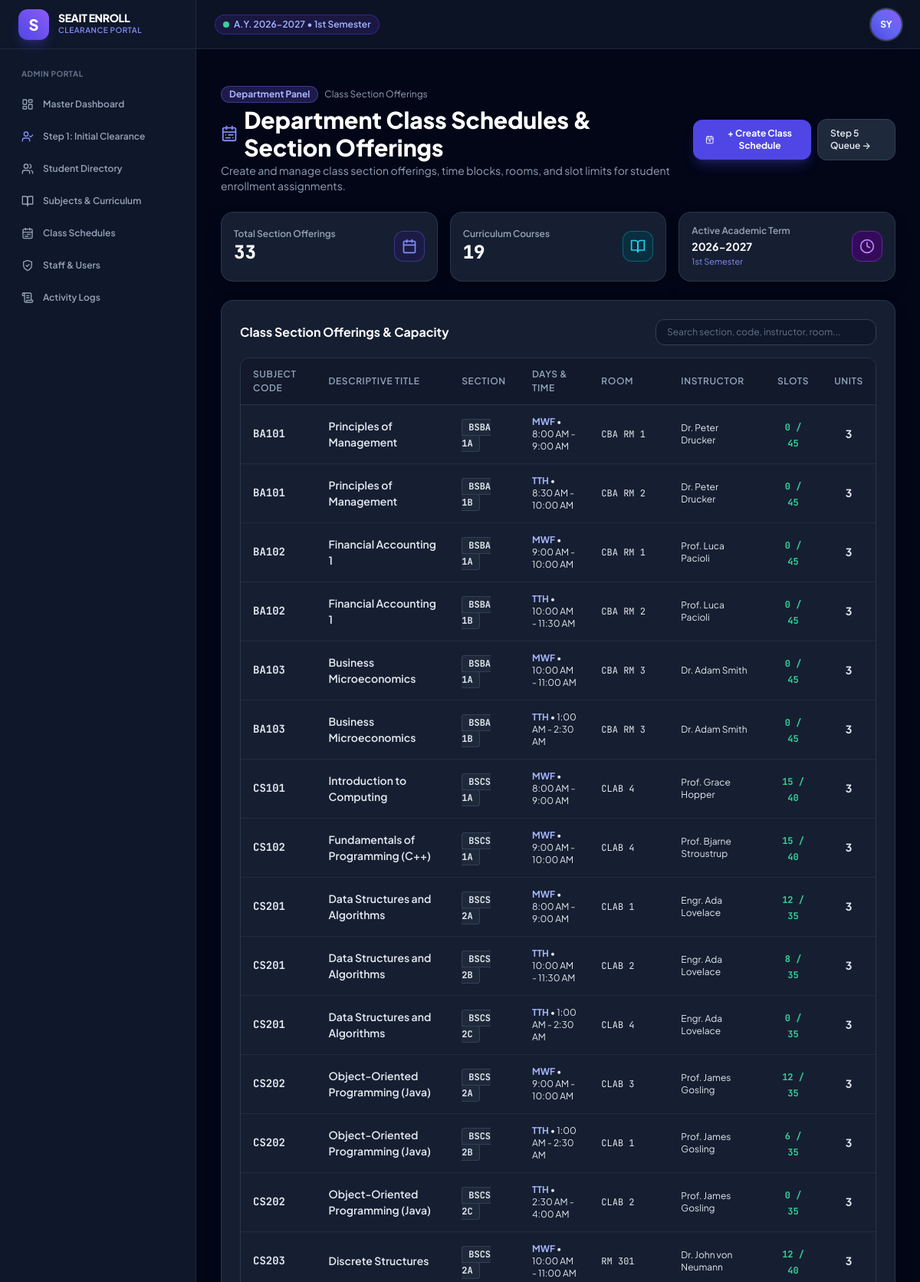
/modules/department/schedules.php (signed in, upper part), run on the app's committed database.
### tables this page shows
CREATE TABLE `academic_terms` (
    `id` INT NOT NULL AUTO_INCREMENT PRIMARY KEY,
    `academic_year` VARCHAR(20) NOT NULL,
    `semester` VARCHAR(20) NOT NULL,
    `is_active` TINYINT(1) DEFAULT 0,
    `created_at` TIMESTAMP DEFAULT CURRENT_TIMESTAMP
);

CREATE TABLE `schedules` (
    `id` INT NOT NULL AUTO_INCREMENT PRIMARY KEY,
    `academic_term_id` INT NOT NULL,
    `subject_id` INT NOT NULL,
    `section` VARCHAR(30) NOT NULL,
    `days` VARCHAR(20) NOT NULL,
    `time_start` TIME NOT NULL,
    `time_end` TIME NOT NULL,
    `room` VARCHAR(50) NOT NULL,
    `instructor` VARCHAR(100) NOT NULL,
    `max_slots` INT DEFAULT 40,
    `enrolled_slots` INT DEFAULT 0,
    `created_at` TIMESTAMP DEFAULT CURRENT_TIMESTAMP
);

CREATE TABLE `subjects` (
    `id` INT NOT NULL AUTO_INCREMENT PRIMARY KEY,
    `program_id` INT NOT NULL,
    `code` VARCHAR(20) NOT NULL,
    `title` VARCHAR(150) NOT NULL,
    `lecture_units` INT DEFAULT 3,
    `lab_units` INT DEFAULT 0,
    `total_units` INT DEFAULT 3,
    `tuition_rate_per_unit` DECIMAL(10,2) DEFAULT 450.00,
    `lab_fee` DECIMAL(10,2) DEFAULT 0.00,
    `prerequisites` VARCHAR(100) DEFAULT 'None',
    `year_level` INT NOT NULL,
    `semester` VARCHAR(20) NOT NULL,
    `created_at` TIMESTAMP DEFAULT CURRENT_TIMESTAMP
);

### config/functions.php (called while the page is built, shortened)
<?php
function url($path = '') {
    return BASE_URL . ltrim($path, '/');
}
function is_logged_in() {
    return isset($_SESSION['user_id']) && !empty($_SESSION['user_id']);
}
function current_user() {
    return [
        'id'            => $_SESSION['user_id'] ?? null,
        'username'      => $_SESSION['username'] ?? '',
        'email'         => $_SESSION['email'] ?? '',
        'role'          => $_SESSION['role'] ?? '',
        'full_name'     => $_SESSION['full_name'] ?? '',
        'department_id' => $_SESSION['department_id'] ?? null,
        'student_id'    => $_SESSION['student_id'] ?? null,
        'student_no'    => $_SESSION['student_no'] ?? null,
        'program_id'    => $_SESSION['program_id'] ?? null,
        'program_code'  => $_SESSION['program_code'] ?? null,
    ];
}
function get_active_term() {
    $db = getDB();
    $stmt = $db->query("SELECT * FROM academic_terms WHERE is_active = 1 LIMIT 1");
    $term = $stmt->fetch();
    return $term;
}

### modules/department/schedules.php (the view, shortened to what this page needs)
<?php
require_once __DIR__ . '/../../config/functions.php';
$active_term = get_active_term();
$db = getDB();
$query_sub = "SELECT s.*, p.code as program_code, p.name as program_name
              FROM subjects s
              JOIN programs p ON s.program_id = p.id ";
$params_sub = [];
$query_sub .= " ORDER BY p.code, s.year_level, s.code";
$stmt_sub = $db->prepare($query_sub);
$stmt_sub->execute($params_sub);
$subjects = $stmt_sub->fetchAll();
$query_sch = "SELECT sch.*, sub.code, sub.title, sub.total_units, p.code as program_code
              FROM schedules sch
              JOIN subjects sub ON sch.subject_id = sub.id
              JOIN programs p ON sub.program_id = p.id
              WHERE sch.academic_term_id = ? ";
$params_sch = [$active_term['id']];
$query_sch .= " ORDER BY sub.code, sch.section";
$stmt_sch = $db->prepare($query_sch);
$stmt_sch->execute($params_sch);
$schedules = $stmt_sch->fetchAll();
include __DIR__ . '/../../includes/header.php';
?>
<div class="space-y-6 max-w-7xl mx-auto">
    <div class="flex flex-col sm:flex-row sm:items-center justify-between gap-4">
        <div>
            <div class="flex items-center gap-2">
                <span class="px-2.5 py-0.5 rounded-full text-xs font-bold bg-indigo-950 text-indigo-300 border border-indigo-500/40">
                    Department Panel
                </span>
                <span class="text-xs text-slate-400">Class Section Offerings</span>
            </div>
            <h1 class="text-2xl sm:text-3xl font-extrabold text-white mt-1 flex items-center gap-2">
                <i data-lucide="calendar-range" class="w-7 h-7 text-indigo-400"></i>
                Department Class Schedules & Section Offerings
            </h1>
            <p class="text-xs sm:text-sm text-slate-400 mt-0.5">
                Create and manage class section offerings, time blocks, rooms, and slot limits for student enrollment assignments.
            </p>
        </div>
        <div class="flex items-center gap-2">
            <button onclick="openModal('add-sched-modal')" class="px-4 py-2.5 bg-indigo-600 hover:bg-indigo-500 text-white text-xs font-bold rounded-xl shadow-lg shadow-indigo-600/30 flex items-center gap-2 transition-all">
                <i data-lucide="calendar-plus" class="w-4 h-4"></i>
                + Create Class Schedule
            </button>
            <a href="<?= url('modules/department/schedule_queue.php') ?>" class="px-4 py-2.5 bg-slate-800 hover:bg-slate-700 text-slate-200 text-xs font-semibold rounded-xl border border-slate-700 flex items-center gap-2 transition-all">
                Step 5 Queue &rarr;
            </a>
        </div>
    </div>
    <div class="grid grid-cols-1 sm:grid-cols-3 gap-4">
        <div class="glass-card p-4 flex items-center justify-between">
            <div>
                <span class="text-xs text-slate-400 font-semibold block">Total Section Offerings</span>
                <span class="text-2xl font-extrabold text-white font-mono"><?= count($schedules) ?></span>
            </div>
            <div class="w-10 h-10 rounded-xl bg-indigo-950/80 border border-indigo-500/40 text-indigo-400 flex items-center justify-center">
                <i data-lucide="calendar" class="w-5 h-5"></i>
            </div>
        </div>
        <div class="glass-card p-4 flex items-center justify-between">
            <div>
                <span class="text-xs text-slate-400 font-semibold block">Curriculum Courses</span>
                <span class="text-2xl font-extrabold text-white font-mono"><?= count($subjects) ?></span>
            </div>
            <div class="w-10 h-10 rounded-xl bg-cyan-950/80 border border-cyan-500/40 text-cyan-400 flex items-center justify-center">
                <i data-lucide="book-open" class="w-5 h-5"></i>
            </div>
        </div>
        <div class="glass-card p-4 flex items-center justify-between">
            <div>
                <span class="text-xs text-slate-400 font-semibold block">Active Academic Term</span>
                <span class="text-sm font-bold text-white"><?= htmlspecialchars($active_term['academic_year']) ?></span>
                <div class="text-[11px] text-indigo-400"><?= htmlspecialchars($active_term['semester']) ?></div>
            </div>
            <div class="w-10 h-10 rounded-xl bg-purple-950/80 border border-purple-800 text-purple-400 flex items-center justify-center">
                <i data-lucide="clock" class="w-5 h-5"></i>
            </div>
        </div>
    </div>
    <div class="glass-card p-6 space-y-4">
        <div class="flex flex-col sm:flex-row sm:items-center justify-between gap-4">
            <h2 class="text-base font-bold text-white">Class Section Offerings & Capacity</h2>
            <div class="w-full sm:w-72">
                <input type="text" data-table-search="sched-table" placeholder="Search section, code, instructor, room..." class="w-full bg-slate-900 border border-slate-700 rounded-xl px-3.5 py-2 text-xs text-white placeholder-slate-500 focus:outline-none focus:border-indigo-500">
            </div>
        </div>
        <div class="data-table-container">
            <table class="data-table" id="sched-table">
                <thead>
                    <tr>
                        <th>Subject Code</th>
                        <th>Descriptive Title</th>
                        <th>Section</th>
                        <th>Days & Time</th>
                        <th>Room</th>
                        <th>Instructor</th>
                        <th class="text-center">Slots</th>
                        <th class="text-center">Units</th>
                    </tr>
                </thead>
                <tbody>
                    <?php if (empty($schedules)): ?>
                        <tr>
                            <td colspan="8" class="text-center py-8 text-slate-500 italic">No class section offerings created yet. Click "+ Create Class Schedule" above to add one.</td>
                        </tr>
                    <?php else: ?>
                        <?php foreach ($schedules as $sch):
                            $is_full = ($sch['enrolled_slots'] >= $sch['max_slots']);
                        ?>
                            <tr>
                                <td class="font-mono font-bold text-indigo-400"><?= htmlspecialchars($sch['code']) ?></td>
                                <td class="font-semibold text-white"><?= htmlspecialchars($sch['title']) ?></td>
                                <td>
                                    <span class="px-2 py-0.5 rounded bg-slate-800 font-mono text-xs font-bold text-slate-200 border border-slate-700">
                                        <?= htmlspecialchars($sch['section']) ?>
                                    </span>
                                </td>
                                <td class="text-xs text-slate-300">
                                    <strong class="text-indigo-300"><?= htmlspecialchars($sch['days']) ?></strong> &bull;
                                    <?= date('g:i A', strtotime($sch['time_start'])) ?> - <?= date('g:i A', strtotime($sch['time_end'])) ?>
                                </td>
                                <td class="font-mono text-xs text-slate-300"><?= htmlspecialchars($sch['room']) ?></td>
                                <td class="text-xs text-slate-300"><?= htmlspecialchars($sch['instructor']) ?></td>
                                <td class="text-center">
                                    <span class="font-mono text-xs font-bold <?= $is_full ? 'text-rose-400' : 'text-emerald-400' ?>">
                                        <?= $sch['enrolled_slots'] ?> / <?= $sch['max_slots'] ?>
                                    </span>
                                </td>
                                <td class="text-center font-bold text-white"><?= htmlspecialchars($sch['total_units']) ?></td>
                            </tr>
                        <?php endforeach; ?>
                    <?php endif; ?>
                </tbody>
            </table>
        </div>
    </div>
</div>
<?php include __DIR__ . '/../../includes/footer.php'; ?>

### includes/header.php (shortened to what this page needs)
<?php
require_once __DIR__ . '/../config/functions.php';
$user = current_user();
$active_term = get_active_term();
?>
<!DOCTYPE html>
<html lang="en" class="dark">
<head>
    <script src="https://cdn.tailwindcss.com"></script>
    <link rel="stylesheet" href="<?= url('assets/css/style.css') ?>">
    <link rel="stylesheet" href="<?= url('assets/css/print.css') ?>" media="print">
</head>
<body class="bg-slate-950 text-slate-100 flex min-h-screen">
    <?php if (is_logged_in()): ?>
    <?php include __DIR__ . '/sidebar.php'; ?>
    <?php endif; ?>
    <div class="flex-1 flex flex-col min-w-0">
        <?php if (is_logged_in()): ?>
        <header class="h-16 bg-slate-900/80 backdrop-blur-md border-b border-slate-800 flex items-center justify-between px-4 sm:px-6 z-30 sticky top-0">
            <div class="flex items-center gap-3">
                <div class="flex items-center gap-2">
                    <span class="inline-flex items-center gap-1.5 px-2.5 py-1 rounded-full text-xs font-semibold bg-indigo-950/80 text-indigo-300 border border-indigo-700/50">
                        <span class="w-2 h-2 rounded-full bg-emerald-400 animate-pulse"></span>
                        A.Y. <?= htmlspecialchars($active_term['academic_year']) ?> &bull; <?= htmlspecialchars($active_term['semester']) ?>
                    </span>
                </div>
            </div>
            <div class="flex items-center gap-4">
                <div class="relative" id="user-profile-menu-container">
                    <button type="button" id="user-profile-btn" onclick="toggleUserProfileDropdown(event)" class="w-10 h-10 rounded-full bg-gradient-to-tr from-indigo-600 via-indigo-500 to-violet-500 hover:from-indigo-500 hover:to-violet-400 flex items-center justify-center font-bold text-xs text-white shadow-lg ring-2 ring-slate-700 hover:ring-indigo-400 active:scale-95 transition-all focus:outline-none cursor-pointer select-none" aria-label="User profile menu" aria-expanded="false" title="Tap to toggle Actions Menu">
                        <span id="user-avatar-initials" class="pointer-events-none"><?= strtoupper(substr($user['full_name'] ?? $user['username'], 0, 2)) ?></span>
                    </button>
                </div>
            </div>
        </header>
        <?php endif; ?>
        <div class="px-4 sm:px-6 pt-4">
        </div>
        <main class="flex-1 overflow-y-auto p-4 sm:p-6 lg:p-8">

### assets/css/style.css (style rules this page uses)
:root { --font-main: 'Plus Jakarta Sans', -apple-system, BlinkMacSystemFont, 'Segoe UI', Roboto, sans-serif; --font-mono: 'JetBrains Mono', monospace; --primary: #4f46e5; --primary-hover: #4338ca; --primary-light: #eef2ff; --primary-dark: #3730a3; --accent: #06b6d4; --success: #10b981; --warning: #f59e0b; --danger: #ef4444; --info: #3b82f6; --bg-main: #0f172a; --bg-surface: #1e293b; --bg-card: rgba(30, 41, 59, 0.75); --border-color: rgba(51, 65, 85, 0.7); --text-primary: #f8fafc; --text-secondary: #94a3b8; --text-muted: #64748b; --radius-sm: 8px; --radius-md: 12px; --radius-lg: 16px; --radius-xl: 24px; --shadow-subtle: 0 4px 6px -1px rgba(0, 0, 0, 0.1), 0 2px 4px -1px rgba(0, 0, 0, 0.06); --shadow-card: 0 10px 25px -5px rgba(0, 0, 0, 0.3), 0 8px 10px -6px rgba(0, 0, 0, 0.2); --shadow-glow: 0 0 25px -5px rgba(79, 70, 229, 0.35); }
* { box-sizing: border-box; margin: 0; padding: 0; }
body { font-family: var(--font-main); background-color: var(--bg-main); color: var(--text-primary); min-height: 100vh; overflow-x: hidden; line-height: 1.5; }
.glass-card { background: var(--bg-card); backdrop-filter: blur(16px); -webkit-backdrop-filter: blur(16px); border: 1px solid var(--border-color); border-radius: var(--radius-lg); box-shadow: var(--shadow-card); }
.data-table-container { overflow-x: auto; border-radius: var(--radius-md); border: 1px solid var(--border-color); }
.data-table { width: 100%; border-collapse: separate; border-spacing: 0; font-size: 0.875rem; text-align: left; }
.data-table th { background-color: rgba(15, 23, 42, 0.7); color: #94a3b8; font-weight: 600; text-transform: uppercase; font-size: 0.75rem; letter-spacing: 0.05em; padding: 12px 16px; border-bottom: 1px solid var(--border-color); }
.data-table td { padding: 14px 16px; border-bottom: 1px solid rgba(51, 65, 85, 0.4); color: #e2e8f0; }

### data on the page
academic_terms: academic_year "2026-2027", semester "1st Semester"
schedules: subject.code "BA101", subject.title "Principles of Management", section "BSBA 1A", days "MWF", time_start "8:00 AM", time_end "9:00 AM", room "CBA RM 1", instructor "Dr. Peter Drucker", enrolled_slots "0", max_slots "45", subject.total_units "3"
schedules: subject.code "BA101", subject.title "Principles of Management", section "BSBA 1B", days "TTH", time_start "8:30 AM", time_end "10:00 AM", room "CBA RM 2", instructor "Dr. Peter Drucker", enrolled_slots "0", max_slots "45", subject.total_units "3"
schedules: subject.code "BA102", subject.title "Financial Accounting 1", section "BSBA 1A", days "MWF", time_start "9:00 AM", time_end "10:00 AM", room "CBA RM 1", instructor "Prof. Luca Pacioli", enrolled_slots "0", max_slots "45", subject.total_units "3"
schedules: subject.code "BA102", subject.title "Financial Accounting 1", section "BSBA 1B", days "TTH", time_start "10:00 AM", time_end "11:30 AM", room "CBA RM 2", instructor "Prof. Luca Pacioli", enrolled_slots "0", max_slots "45", subject.total_units "3"
schedules: subject.code "BA103", subject.title "Business Microeconomics", section "BSBA 1A", days "MWF", time_start "10:00 AM", time_end "11:00 AM", room "CBA RM 3", instructor "Dr. Adam Smith", enrolled_slots "0", max_slots "45", subject.total_units "3"
schedules: subject.code "BA103", subject.title "Business Microeconomics", section "BSBA 1B", days "TTH", time_start "1:00 AM", time_end "2:30 AM", room "CBA RM 3", instructor "Dr. Adam Smith", enrolled_slots "0", max_slots "45", subject.total_units "3"
schedules: subject.code "CS101", subject.title "Introduction to Computing", section "BSCS 1A", days "MWF", time_start "8:00 AM", time_end "9:00 AM", room "CLAB 4", instructor "Prof. Grace Hopper", enrolled_slots "15", max_slots "40", subject.total_units "3"
schedules: subject.code "CS102", subject.title "Fundamentals of Programming (C++)", section "BSCS 1A", days "MWF", time_start "9:00 AM", time_end "10:00 AM", room "CLAB 4", instructor "Prof. Bjarne Stroustrup", enrolled_slots "15", max_slots "40", subject.total_units "3"
schedules: subject.code "CS201", subject.title "Data Structures and Algorithms", section "BSCS 2A", days "MWF", time_start "8:00 AM", time_end "9:00 AM", room "CLAB 1", instructor "Engr. Ada Lovelace", enrolled_slots "12", max_slots "35", subject.total_units "3"
schedules: subject.code "CS201", subject.title "Data Structures and Algorithms", section "BSCS 2B", days "TTH", time_start "10:00 AM", time_end "11:30 AM", room "CLAB 2", instructor "Engr. Ada Lovelace", enrolled_slots "8", max_slots "35", subject.total_units "3"
schedules: subject.code "CS201", subject.title "Data Structures and Algorithms", section "BSCS 2C", days "TTH", time_start "1:00 AM", time_end "2:30 AM", room "CLAB 4", instructor "Engr. Ada Lovelace", enrolled_slots "0", max_slots "35", subject.total_units "3"
schedules: subject.code "CS202", subject.title "Object-Oriented Programming (Java)", section "BSCS 2A", days "MWF", time_start "9:00 AM", time_end "10:00 AM", room "CLAB 3", instructor "Prof. James Gosling", enrolled_slots "12", max_slots "35", subject.total_units "3"
schedules: subject.code "CS202", subject.title "Object-Oriented Programming (Java)", section "BSCS 2B", days "TTH", time_start "1:00 AM", time_end "2:30 AM", room "CLAB 1", instructor "Prof. James Gosling", enrolled_slots "6", max_slots "35", subject.total_units "3"
schedules: subject.code "CS202", subject.title "Object-Oriented Programming (Java)", section "BSCS 2C", days "TTH", time_start "2:30 AM", time_end "4:00 AM", room "CLAB 2", instructor "Prof. James Gosling", enrolled_slots "0", max_slots "35", subject.total_units "3"
schedules: subject.code "CS203", subject.title "Discrete Structures", section "BSCS 2A", days "MWF", time_start "10:00 AM", time_end "11:00 AM", room "RM 301", instructor "Dr. John von Neumann", enrolled_slots "12", max_slots "40", subject.total_units "3"

### other printed values
$role "ADMIN"
substr($user['full_name'] ?? $user['username'], 0, 2) "SY"
count($schedules) "33"
count($subjects) "19"
